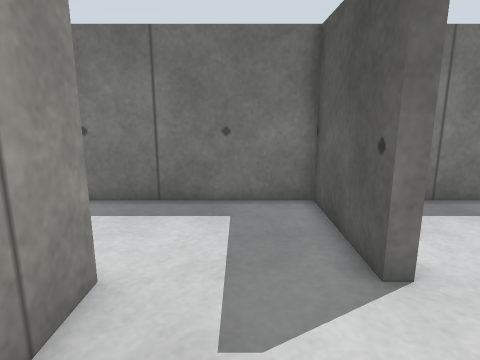
View 1 (above)

23 first-person views from a walk through a robot-simulator world made for Gazebo. The camera is 0.26 m above the floor, tilts 12° down and sees 75° across. The floor is counted in squares, 0.1 m on a side. Each view is taken from the middle of a square. On the plan, view 1 faces up. The plan holds only what a view shows up to about 20 squares ahead; the rest is blank.

View 2
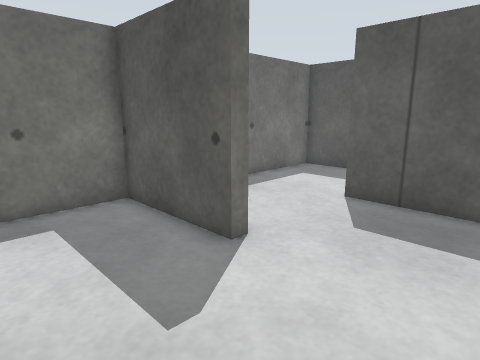

View 3
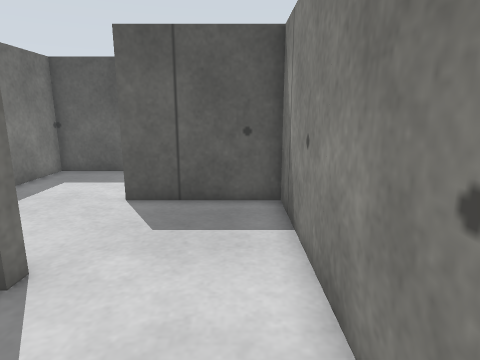

View 4
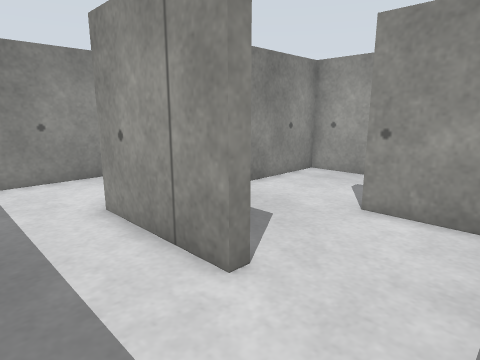

View 5
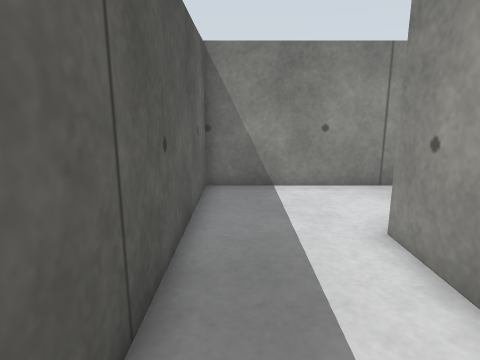

View 6
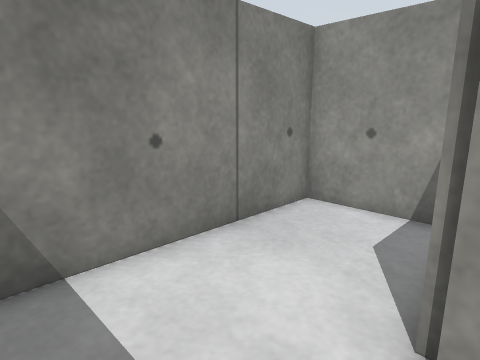

View 7
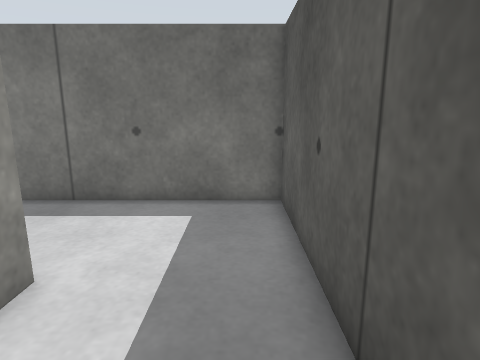

View 8
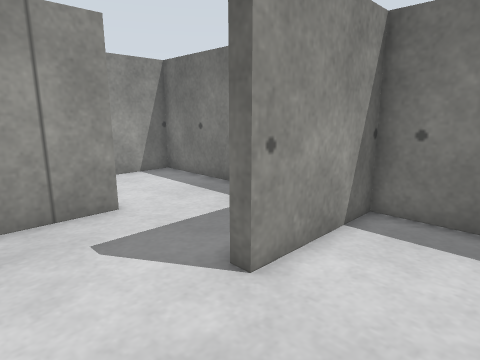

View 9
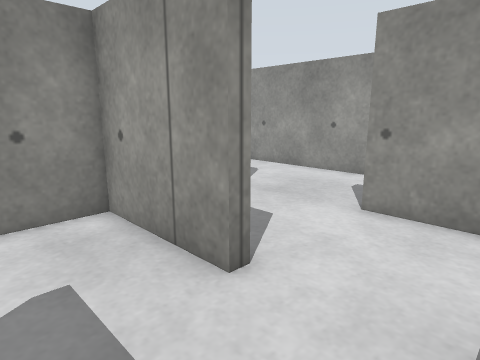

View 10
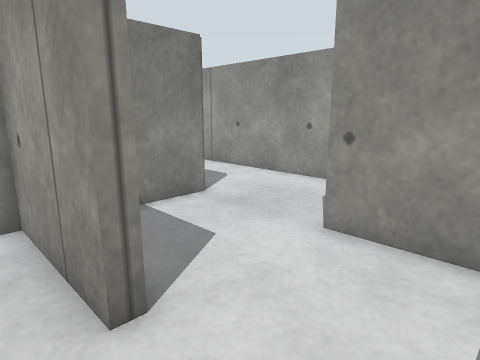

View 11
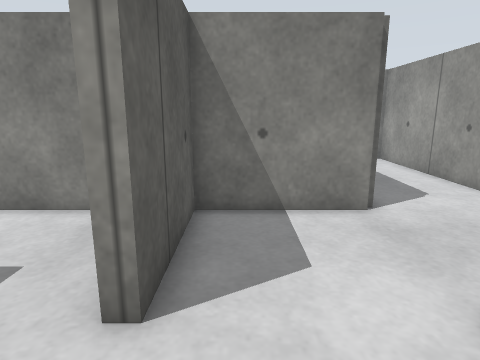

View 12
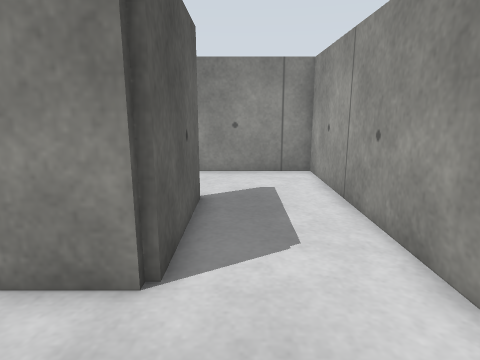

View 13
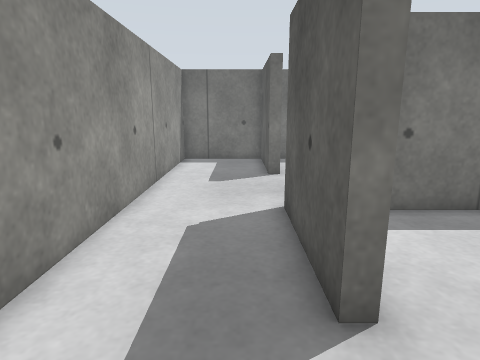

View 14
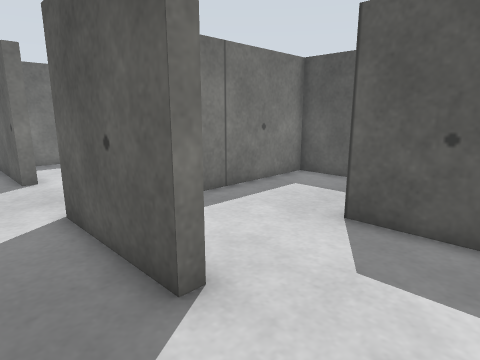

View 15
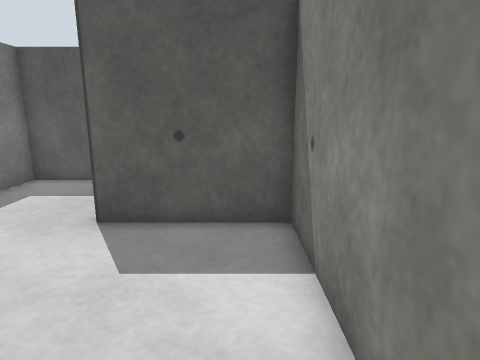

View 16
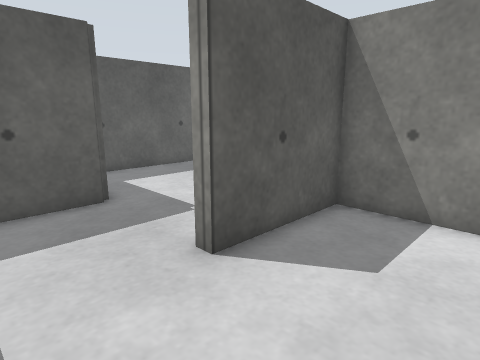

View 17
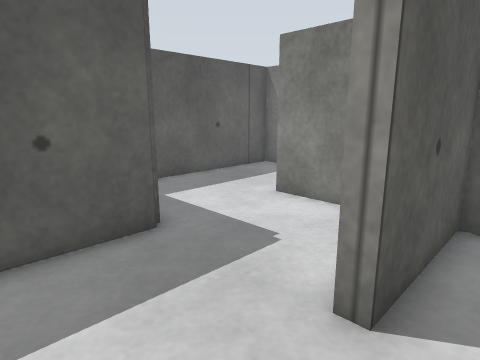

View 18
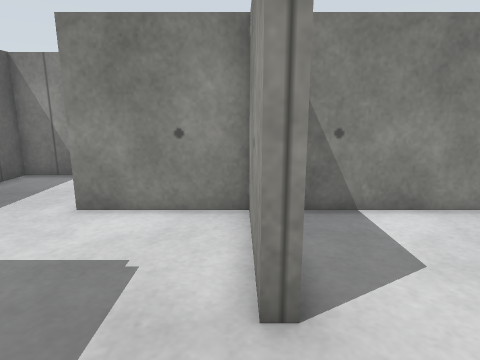

View 19
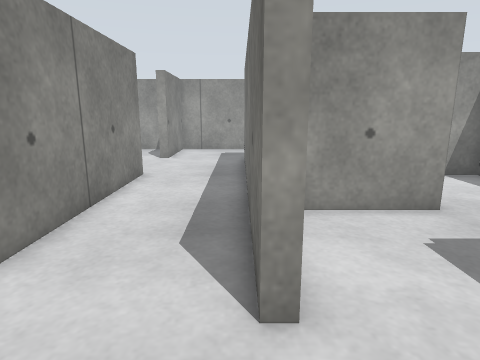

View 20
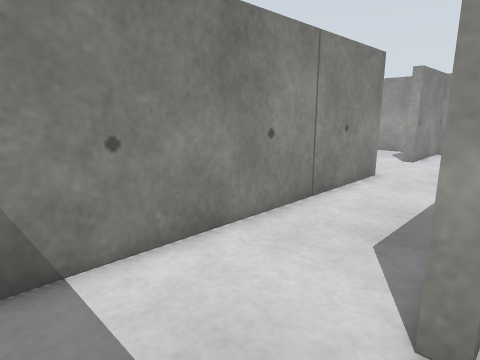

View 21
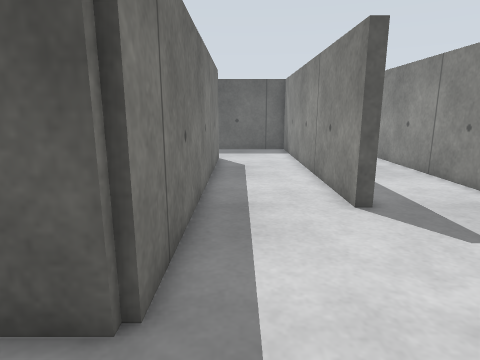

View 22
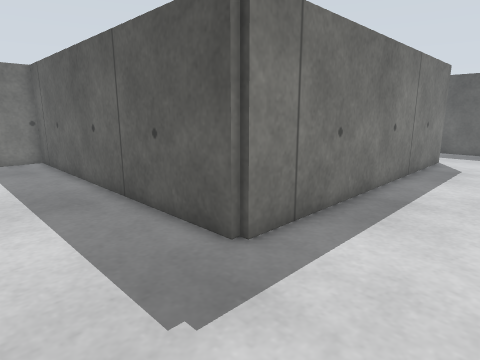

View 23
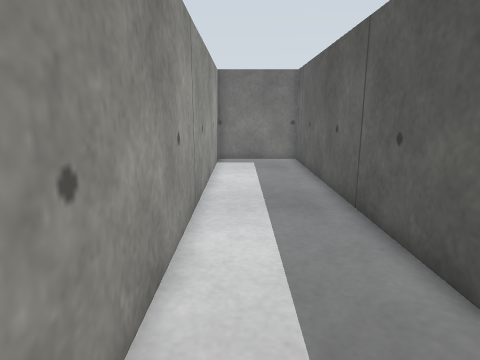

### Floor plan
Key: @ floor where view 1 was taken; # wall or solid block; . floor.
Columns run from 18 left of view 1 to 12 right of it. Each row starts with its distance up from view 1.
  9      ##########################
  8      #....#.........#.........#
  7      #....#.........#.........#
  6      #....#.........#.........#
  5      #....#.........#.........#
  4 ######.........#.........#....#
  3 #....#.........#.........#....#
  2 #....#.........#.........#....#
  1 #....#.........#.........#....#
  0 #....#.........#..@......#....#
 -1 #....#....################....#
 -2 #....#....#.........#.........#
 -3 #....#....#.........#.........#
 -4 #....#....#.........#.........#
 -5 #....#....#.........##........#
 -6 #....#.........#.....##########
 -7 #....#.........#.........#
 -8 #....#.........#.........#
 -9 #....#.........#.........#
-10 #....##........#.........#
-11 #.....###############....#
-12 # .......................#
-13 #  ......................#
-14 # . .....................#
-15 #........................#
-16  #####.....###############
-17    .... .......
-18          ........
-19           .........
-20             .........
-21              #########

Where each view was taken, in squares from view 1:
view 1: 0 up, 0 right, facing up
view 2: 0 up, 2 left, facing up-right
view 3: 1 up, 2 left, facing right
view 4: 8 up, 11 right, facing down-left
view 5: 6 up, 11 right, facing down
view 6: 0 up, 11 right, facing down-left
view 7: 0 up, 11 right, facing up
view 8: 1 up, 6 right, facing up-left
view 9: 8 up, 1 right, facing down-left
view 10: 8 up, 1 left, facing down-left
view 11: 8 up, 4 left, facing down
view 12: 4 up, 9 left, facing down
view 13: 9 down, 9 left, facing up
view 14: 9 down, 10 left, facing up-right
view 15: 9 down, 10 left, facing right
view 16: 2 down, 7 left, facing down-right
view 17: 2 down, 4 left, facing down-right
view 18: 2 down, 2 left, facing down
view 19: 11 down, 6 right, facing left
view 20: 10 down, 6 right, facing down-left
view 21: 12 down, 16 left, facing right
view 22: 15 down, 17 left, facing up-right
view 23: 14 down, 16 left, facing up
